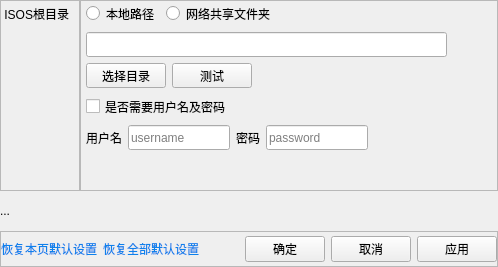
           <widget class="QWidget" name="filepathSetting_page">
            <property name="styleSheet">
             <string notr="true"/>
            </property>
            <layout class="QGridLayout" name="filepathSetting_page_layout">
             <property name="leftMargin">
              <number>0</number>
             </property>
             <property name="topMargin">
              <number>0</number>
             </property>
             <property name="rightMargin">
              <number>0</number>
             </property>
             <property name="bottomMargin">
              <number>0</number>
             </property>
             <property name="spacing">
              <number>0</number>
             </property>
             <item row="1" column="0" colspan="3">
              <widget class="QLabel" name="filePathSetting_tips">
               <property name="sizePolicy">
                <sizepolicy hsizetype="Preferred" vsizetype="Fixed">
                 <horstretch>0</horstretch>
                 <verstretch>0</verstretch>
                </sizepolicy>
               </property>
               <property name="minimumSize">
                <size>
                 <width>0</width>
                 <height>40</height>
                </size>
               </property>
               <property name="maximumSize">
                <size>
                 <width>16777215</width>
                 <height>40</height>
                </size>
               </property>
               <property name="text">
                <string>...</string>
               </property>
              </widget>
             </item>
             <item row="0" column="0">
              <widget class="QFrame" name="filePathSetting_labelFrame">
               <property name="sizePolicy">
                <sizepolicy hsizetype="Fixed" vsizetype="Expanding">
                 <horstretch>0</horstretch>
                 <verstretch>0</verstretch>
                </sizepolicy>
               </property>
               <property name="minimumSize">
                <size>
                 <width>80</width>
                 <height>0</height>
                </size>
               </property>
               <property name="maximumSize">
                <size>
                 <width>80</width>
                 <height>16777215</height>
                </size>
               </property>
               <property name="frameShape">
                <enum>QFrame::StyledPanel</enum>
               </property>
               <property name="frameShadow">
                <enum>QFrame::Raised</enum>
               </property>
               <layout class="QVBoxLayout" name="verticalLayout_2">
                <property name="spacing">
                 <number>0</number>
                </property>
                <property name="leftMargin">
                 <number>0</number>
                </property>
                <property name="topMargin">
                 <number>0</number>
                </property>
                <property name="rightMargin">
                 <number>10</number>
                </property>
                <property name="bottomMargin">
                 <number>0</number>
                </property>
                <item>
                 <widget class="QLabel" name="isos_rootpath_label">
                  <property name="sizePolicy">
                   <sizepolicy hsizetype="Preferred" vsizetype="Fixed">
                    <horstretch>0</horstretch>
                    <verstretch>0</verstretch>
                   </sizepolicy>
                  </property>
                  <property name="minimumSize">
                   <size>
                    <width>0</width>
                    <height>25</height>
                   </size>
                  </property>
                  <property name="text">
                   <string>ISOS根目录</string>
                  </property>
                  <property name="alignment">
                   <set>Qt::AlignRight|Qt::AlignTrailing|Qt::AlignVCenter</set>
                  </property>
                 </widget>
                </item>
                <item>
                 <spacer name="filePathSetting_labelFrame_spacer">
                  <property name="orientation">
                   <enum>Qt::Vertical</enum>
                  </property>
                  <property name="sizeHint" stdset="0">
                   <size>
                    <width>20</width>
                    <height>40</height>
                   </size>
                  </property>
                 </spacer>
                </item>
               </layout>
              </widget>
             </item>
             <item row="2" column="0" colspan="3">
              <widget class="QFrame" name="filePathSetting_confirmFrame">
               <property name="sizePolicy">
                <sizepolicy hsizetype="Expanding" vsizetype="Fixed">
                 <horstretch>0</horstretch>
                 <verstretch>0</verstretch>
                </sizepolicy>
               </property>
               <property name="minimumSize">
                <size>
                 <width>0</width>
                 <height>30</height>
                </size>
               </property>
               <property name="maximumSize">
                <size>
                 <width>16777215</width>
                 <height>40</height>
                </size>
               </property>
               <property name="font">
                <font>
                 <underline>false</underline>
                </font>
               </property>
               <property name="styleSheet">
                <string notr="true">QLabel{
	color:rgb(13,129,236);
}
QLabel:hover{
	color:rgb(210,129,2);
}


</string>
               </property>
               <property name="frameShape">
                <enum>QFrame::StyledPanel</enum>
               </property>
               <property name="frameShadow">
                <enum>QFrame::Raised</enum>
               </property>
               <layout class="QHBoxLayout" name="horizontalLayout">
                <property name="spacing">
                 <number>6</number>
                </property>
                <property name="leftMargin">
                 <number>0</number>
                </property>
                <property name="topMargin">
                 <number>4</number>
                </property>
                <property name="rightMargin">
                 <number>0</number>
                </property>
                <property name="bottomMargin">
                 <number>4</number>
                </property>
                <item>
                 <widget class="QLabel" name="filePathSetting_resumePageSetting">
                  <property name="sizePolicy">
                   <sizepolicy hsizetype="Expanding" vsizetype="Expanding">
                    <horstretch>0</horstretch>
                    <verstretch>0</verstretch>
                   </sizepolicy>
                  </property>
                  <property name="font">
                   <font/>
                  </property>
                  <property name="text">
                   <string>恢复本页默认设置</string>
                  </property>
                 </widget>
                </item>
                <item>
                 <widget class="QLabel" name="filePathSetting_resumeAllSetting">
                  <property name="sizePolicy">
                   <sizepolicy hsizetype="Expanding" vsizetype="Expanding">
                    <horstretch>0</horstretch>
                    <verstretch>0</verstretch>
                   </sizepolicy>
                  </property>
                  <property name="font">
                   <font>
                    <underline>false</underline>
                    <stylestrategy>PreferAntialias</stylestrategy>
                   </font>
                  </property>
                  <property name="text">
                   <string>恢复全部默认设置</string>
                  </property>
                  <property name="textFormat">
                   <enum>Qt::AutoText</enum>
                  </property>
                  <property name="scaledContents">
                   <bool>false</bool>
                  </property>
                  <property name="margin">
                   <number>0</number>
                  </property>
                 </widget>
                </item>
                <item>
                 <spacer name="filePathSetting_hSpacerOf_confirmFrame">
                  <property name="orientation">
                   <enum>Qt::Horizontal</enum>
                  </property>
                  <property name="sizeHint" stdset="0">
                   <size>
                    <width>40</width>
                    <height>20</height>
                   </size>
                  </property>
                 </spacer>
                </item>
                <item>
                 <widget class="QPushButton" name="filePathSetting_confirm_button">
                  <property name="sizePolicy">
                   <sizepolicy hsizetype="Fixed" vsizetype="Expanding">
                    <horstretch>0</horstretch>
                    <verstretch>0</verstretch>
                   </sizepolicy>
                  </property>
                  <property name="minimumSize">
                   <size>
                    <width>80</width>
                    <height>0</height>
                   </size>
                  </property>
                  <property name="font">
                   <font>
                    <stylestrategy>PreferAntialias</stylestrategy>
                   </font>
                  </property>
                  <property name="styleSheet">
                   <string notr="true"/>
                  </property>
                  <property name="text">
                   <string>确定</string>
                  </property>
                 </widget>
                </item>
                <item>
                 <widget class="QPushButton" name="filePathSetting_cancel_button">
                  <property name="sizePolicy">
                   <sizepolicy hsizetype="Fixed" vsizetype="Expanding">
                    <horstretch>0</horstretch>
                    <verstretch>0</verstretch>
                   </sizepolicy>
                  </property>
                  <property name="minimumSize">
                   <size>
                    <width>80</width>
                    <height>0</height>
                   </size>
                  </property>
                  <property name="font">
                   <font>
                    <stylestrategy>PreferAntialias</stylestrategy>
                   </font>
                  </property>
                  <property name="text">
                   <string>取消</string>
                  </property>
                 </widget>
                </item>
                <item>
                 <widget class="QPushButton" name="filePathSetting_apply_button">
                  <property name="sizePolicy">
                   <sizepolicy hsizetype="Fixed" vsizetype="Expanding">
                    <horstretch>0</horstretch>
                    <verstretch>0</verstretch>
                   </sizepolicy>
                  </property>
                  <property name="minimumSize">
                   <size>
                    <width>80</width>
                    <height>0</height>
                   </size>
                  </property>
                  <property name="font">
                   <font>
                    <stylestrategy>PreferAntialias</stylestrategy>
                   </font>
                  </property>
                  <property name="text">
                   <string>应用</string>
                  </property>
                 </widget>
                </item>
               </layout>
              </widget>
             </item>
             <item row="0" column="1" colspan="2">
              <widget class="QFrame" name="filePathSetting_mainFrame">
               <property name="sizePolicy">
                <sizepolicy hsizetype="Preferred" vsizetype="Preferred">
                 <horstretch>0</horstretch>
                 <verstretch>0</verstretch>
                </sizepolicy>
               </property>
               <property name="styleSheet">
                <string notr="true"/>
               </property>
               <property name="frameShape">
                <enum>QFrame::StyledPanel</enum>
               </property>
               <property name="frameShadow">
                <enum>QFrame::Raised</enum>
               </property>
               <layout class="QVBoxLayout" name="verticalLayout_3">
                <property name="leftMargin">
                 <number>5</number>
                </property>
                <property name="topMargin">
                 <number>0</number>
                </property>
                <property name="rightMargin">
                 <number>0</number>
                </property>
                <property name="bottomMargin">
                 <number>0</number>
                </property>
                <item>
                 <layout class="QHBoxLayout" name="isospath_radioButton_layout">
                  <item>
                   <widget class="QRadioButton" name="localpath_radioButton">
                    <property name="sizePolicy">
                     <sizepolicy hsizetype="Preferred" vsizetype="Fixed">
                      <horstretch>0</horstretch>
                      <verstretch>0</verstretch>
                     </sizepolicy>
                    </property>
                    <property name="minimumSize">
                     <size>
                      <width>0</width>
                      <height>25</height>
                     </size>
                    </property>
                    <property name="maximumSize">
                     <size>
                      <width>16777215</width>
                      <height>25</height>
                     </size>
                    </property>
                    <property name="text">
                     <string>本地路径</string>
                    </property>
                    <attribute name="buttonGroup">
                     <string notr="true">filepath_switch_buttonGroup</string>
                    </attribute>
                   </widget>
                  </item>
                  <item>
                   <widget class="QRadioButton" name="netpath_radioButton">
                    <property name="minimumSize">
                     <size>
                      <width>0</width>
                      <height>25</height>
                     </size>
                    </property>
                    <property name="maximumSize">
                     <size>
                      <width>16777215</width>
                      <height>25</height>
                     </size>
                    </property>
                    <property name="text">
                     <string>网络共享文件夹</string>
                    </property>
                    <attribute name="buttonGroup">
                     <string notr="true">filepath_switch_buttonGroup</string>
                    </attribute>
                   </widget>
                  </item>
                  <item>
                   <spacer name="isospath_radioButton_spacer">
                    <property name="orientation">
                     <enum>Qt::Horizontal</enum>
                    </property>
                    <property name="sizeHint" stdset="0">
                     <size>
                      <width>40</width>
                      <height>20</height>
                     </size>
                    </property>
                   </spacer>
                  </item>
                 </layout>
                </item>
                <item>
                 <layout class="QHBoxLayout" name="isospath_lineEdit_layout">
                  <item>
                   <widget class="QLineEdit" name="isospath_lineEdit">
                    <property name="sizePolicy">
                     <sizepolicy hsizetype="Expanding" vsizetype="Fixed">
                      <horstretch>0</horstretch>
                      <verstretch>0</verstretch>
                     </sizepolicy>
                    </property>
                    <property name="minimumSize">
                     <size>
                      <width>0</width>
                      <height>25</height>
                     </size>
                    </property>
                    <property name="maximumSize">
                     <size>
                      <width>502</width>
                      <height>25</height>
                     </size>
                    </property>
                    <property name="clearButtonEnabled">
                     <bool>true</bool>
                    </property>
                   </widget>
                  </item>
                  <item>
                   <spacer name="isospath_lineEdit_spacer">
                    <property name="orientation">
                     <enum>Qt::Horizontal</enum>
                    </property>
                    <property name="sizeType">
                     <enum>QSizePolicy::Fixed</enum>
                    </property>
                    <property name="sizeHint" stdset="0">
                     <size>
                      <width>50</width>
                      <height>20</height>
                     </size>
                    </property>
                   </spacer>
                  </item>
                 </layout>
                </item>
                <item>
                 <layout class="QHBoxLayout" name="isospath_checkbtn_layout">
                  <item>
                   <widget class="QPushButton" name="isospath_change_btn">
                    <property name="sizePolicy">
                     <sizepolicy hsizetype="Fixed" vsizetype="Minimum">
                      <horstretch>0</horstretch>
                      <verstretch>0</verstretch>
                     </sizepolicy>
                    </property>
                    <property name="minimumSize">
                     <size>
                      <width>80</width>
                      <height>25</height>
                     </size>
                    </property>
                    <property name="maximumSize">
                     <size>
                      <width>16777215</width>
                      <height>25</height>
                     </size>
                    </property>
                    <property name="text">
                     <string>选择目录</string>
                    </property>
                   </widget>
                  </item>
                  <item>
                   <widget class="QPushButton" name="isospath_check_btn">
                    <property name="sizePolicy">
                     <sizepolicy hsizetype="Fixed" vsizetype="Minimum">
                      <horstretch>0</horstretch>
                      <verstretch>0</verstretch>
                     </sizepolicy>
                    </property>
                    <property name="minimumSize">
                     <size>
                      <width>80</width>
                      <height>25</height>
                     </size>
                    </property>
                    <property name="maximumSize">
                     <size>
                      <width>16777215</width>
                      <height>25</height>
                     </size>
                    </property>
                    <property name="text">
                     <string>测试</string>
                    </property>
                   </widget>
                  </item>
                  <item>
                   <spacer name="isospath_checkbtn_spacer">
                    <property name="orientation">
                     <enum>Qt::Horizontal</enum>
                    </property>
                    <property name="sizeHint" stdset="0">
                     <size>
                      <width>40</width>
                      <height>20</height>
                     </size>
                    </property>
                   </spacer>
                  </item>
                 </layout>
                </item>
                <item>
                 <layout class="QHBoxLayout" name="filesys_account_checkBox_layout">
                  <item>
                   <widget class="QCheckBox" name="filesys_account_checkBox">
                    <property name="sizePolicy">
                     <sizepolicy hsizetype="Preferred" vsizetype="Fixed">
                      <horstretch>0</horstretch>
                      <verstretch>0</verstretch>
                     </sizepolicy>
                    </property>
                    <property name="minimumSize">
                     <size>
                      <width>0</width>
                      <height>25</height>
                     </size>
                    </property>
                    <property name="maximumSize">
                     <size>
                      <width>16777215</width>
                      <height>25</height>
                     </size>
                    </property>
                    <property name="text">
                     <string>是否需要用户名及密码</string>
                    </property>
                   </widget>
                  </item>
                  <item>
                   <spacer name="filesys_account_checkBox_spacer">
                    <property name="orientation">
                     <enum>Qt::Horizontal</enum>
                    </property>
                    <property name="sizeHint" stdset="0">
                     <size>
                      <width>40</width>
                      <height>20</height>
                     </size>
                    </property>
                   </spacer>
                  </item>
                 </layout>
                </item>
                <item>
                 <layout class="QHBoxLayout" name="filesys_account_edit_Layout">
                  <item>
                   <widget class="QLabel" name="filesys_username_label">
                    <property name="sizePolicy">
                     <sizepolicy hsizetype="Preferred" vsizetype="Fixed">
                      <horstretch>0</horstretch>
                      <verstretch>0</verstretch>
                     </sizepolicy>
                    </property>
                    <property name="minimumSize">
                     <size>
                      <width>0</width>
                      <height>25</height>
                     </size>
                    </property>
                    <property name="maximumSize">
                     <size>
                      <width>16777215</width>
                      <height>25</height>
                     </size>
                    </property>
                    <property name="text">
                     <string>用户名</string>
                    </property>
                   </widget>
                  </item>
                  <item>
                   <widget class="QLineEdit" name="filesys_username_edit">
                    <property name="minimumSize">
                     <size>
                      <width>0</width>
                      <height>25</height>
                     </size>
                    </property>
                    <property name="maximumSize">
                     <size>
                      <width>102</width>
                      <height>25</height>
                     </size>
                    </property>
                    <property name="styleSheet">
                     <string notr="true"/>
                    </property>
                    <property name="placeholderText">
                     <string>username</string>
                    </property>
                   </widget>
                  </item>
                  <item>
                   <widget class="QLabel" name="filesys_password_label">
                    <property name="sizePolicy">
                     <sizepolicy hsizetype="Preferred" vsizetype="Fixed">
                      <horstretch>0</horstretch>
                      <verstretch>0</verstretch>
                     </sizepolicy>
                    </property>
                    <property name="minimumSize">
                     <size>
                      <width>0</width>
                      <height>25</height>
                     </size>
                    </property>
                    <property name="maximumSize">
                     <size>
                      <width>16777215</width>
                      <height>25</height>
                     </size>
                    </property>
                    <property name="text">
                     <string>密码</string>
                    </property>
                   </widget>
                  </item>
                  <item>
                   <widget class="QLineEdit" name="filesys_password_edit">
                    <property name="minimumSize">
                     <size>
                      <width>0</width>
                      <height>25</height>
                     </size>
                    </property>
                    <property name="maximumSize">
                     <size>
                      <width>102</width>
                      <height>25</height>
                     </size>
                    </property>
                    <property name="styleSheet">
                     <string notr="true"/>
                    </property>
                    <property name="text">
                     <string/>
                    </property>
                    <property name="echoMode">
                     <enum>QLineEdit::Password</enum>
                    </property>
                    <property name="placeholderText">
                     <string>password</string>
                    </property>
                   </widget>
                  </item>
                  <item>
                   <spacer name="filesys_account_edit_spacer">
                    <property name="orientation">
                     <enum>Qt::Horizontal</enum>
                    </property>
                    <property name="sizeHint" stdset="0">
                     <size>
                      <width>40</width>
                      <height>20</height>
                     </size>
                    </property>
                   </spacer>
                  </item>
                 </layout>
                </item>
                <item>
                 <spacer name="filsPath_setting_verticalSpacer">
                  <property name="orientation">
                   <enum>Qt::Vertical</enum>
                  </property>
                  <property name="sizeHint" stdset="0">
                   <size>
                    <width>20</width>
                    <height>40</height>
                   </size>
                  </property>
                 </spacer>
                </item>
               </layout>
              </widget>
             </item>
            </layout>
           </widget>
